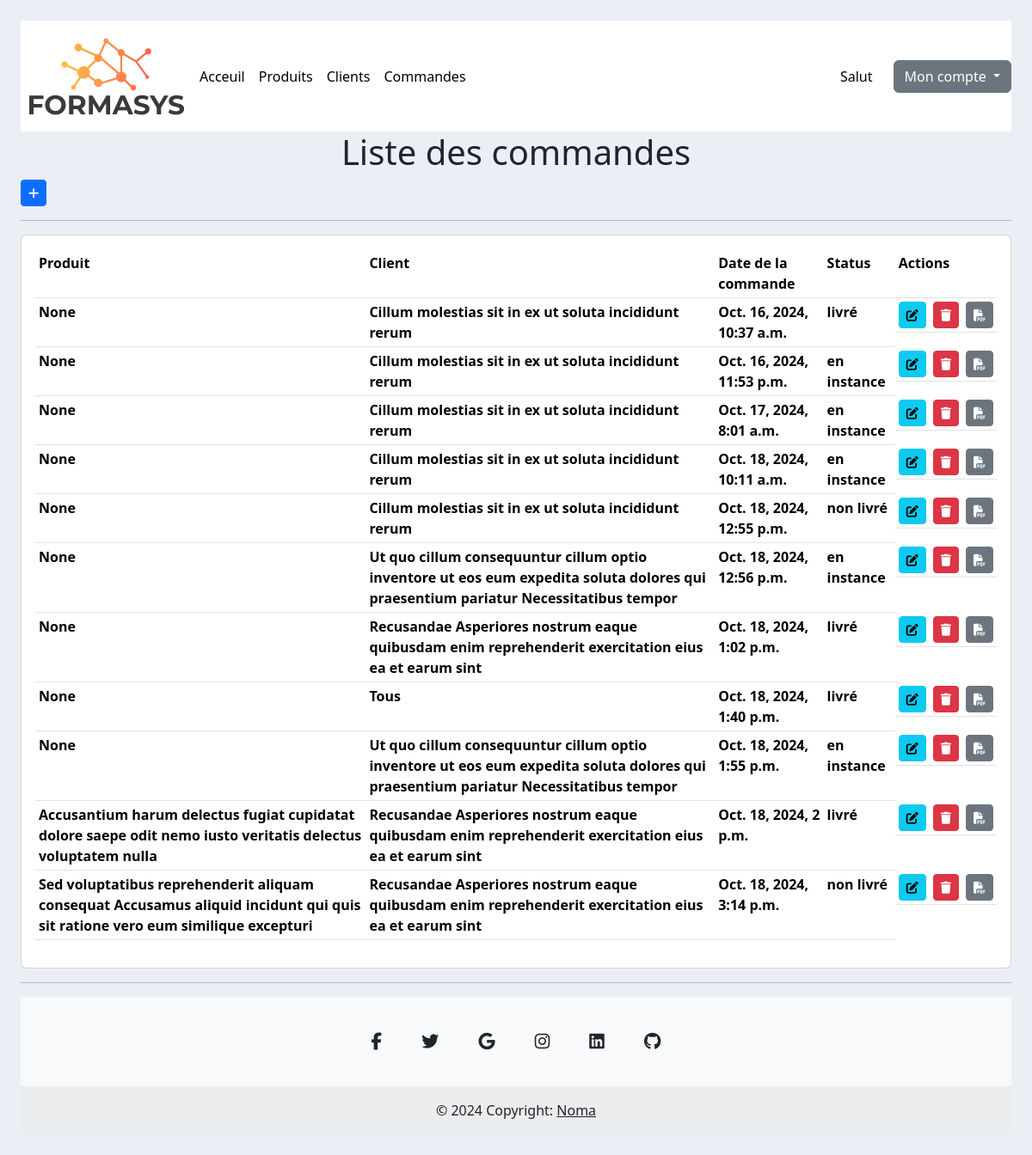
/commande/ (signed in), run on an earlier commit of the app's database.
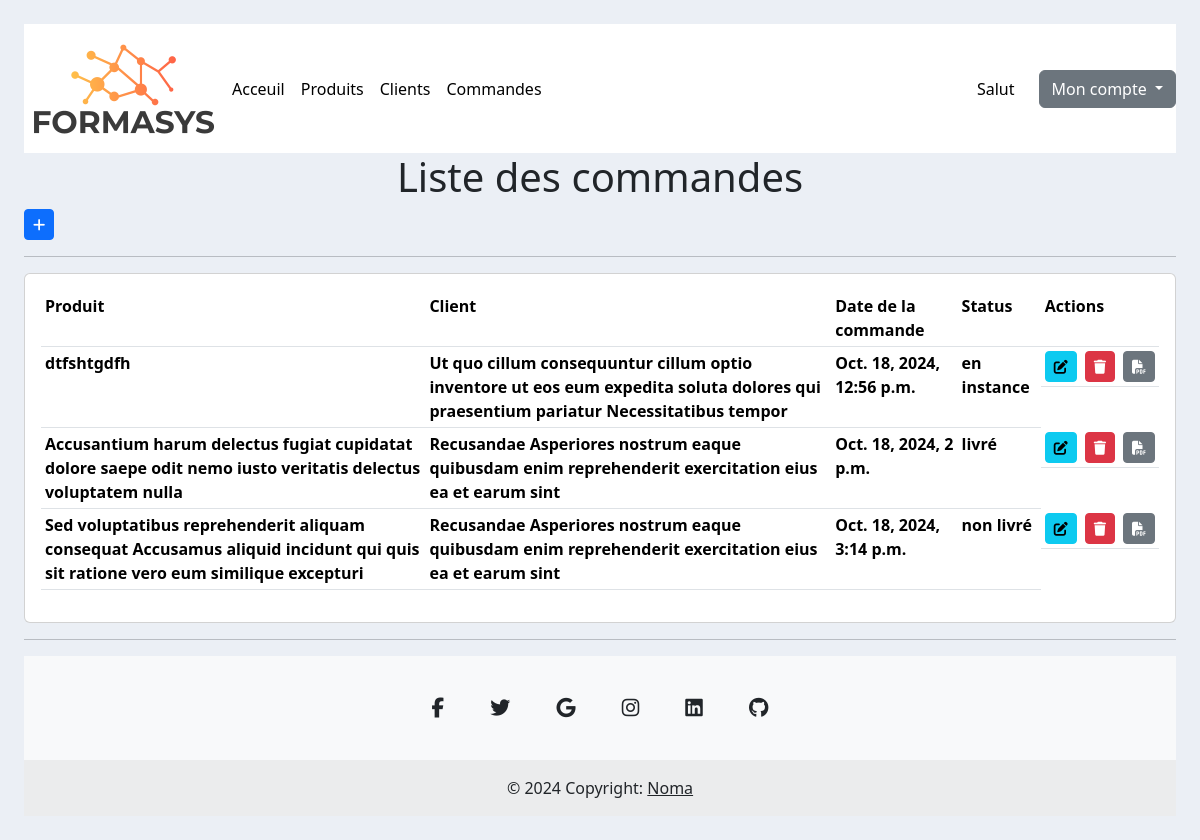
And on a later commit of the database.
### commande/models.py (models this page shows, shortened)
class Commande(models.Model):
    nom = models.CharField(max_length=200, blank=False, null=False)
    telephone = models.CharField(max_length=200, blank=False, null=False)  # Fixed typo in 'max_length'
    STATUS_CHOICES = [
        ('en instance', 'En instance'),
        ('non livré', 'Non livré'),
        ('livré', 'Livré'),
    ]
    client = models.ForeignKey(Client, null=True, on_delete=models.SET_NULL)
    produit = models.ForeignKey(Produit, null=True, on_delete=models.SET_NULL)
    quantite = models.IntegerField(default=1)
    status = models.CharField(max_length=200, choices=STATUS_CHOICES, default='en instance')
    date_creation = models.DateTimeField(auto_now_add=True)

### client/models.py (models this page shows)
class Client(models.Model):
    nom = models.CharField(max_length=200, blank=False, null=False)
    telephone = models.CharField(max_length=200, blank=False, null=False)  # Fixed typo in 'max_length'
    date_creation = models.DateTimeField(auto_now_add=True)
    def __str__(self):
        return f"{self.nom}"

### produit/models.py (models this page shows)
class Produit(models.Model):
    category_choices = [
        ('alimentaire', 'Alimentaire'),
        ('electronique', 'Electronique'),
        ('vetement', 'Vetement'),
        ('mobilier', 'Mobilier'),
        ('divers', 'Divers'),
    ]
    nom = models.CharField(max_length=200, blank=False, null=False)
    prix = models.FloatField(blank=False, null=False)
    date_creation = models.DateTimeField(auto_now_add=True)
    categorie = models.CharField(max_length=200, choices=category_choices, default='alimentaire')
    tag = models.ManyToManyField(Tag)
    def __str__(self):
        return f" {self.nom}"

### commande/views.py (the view)
# urls.py: path('', views.list_commande, name='commande'),
@login_required(login_url='login')
def list_commande(request):
    commandes = Commande.objects.all()
    return render(request, 'commande/list.html', {'commandes': commandes})

### templates/commande/list.html (shortened to what this page needs)
{% extends 'main.html' %}
{% block content %}
<h1 class="text-center">Liste des commandes</h1>
<div class="row">
	<div class="col-md">
        			<a class="btn btn-primary  btn-sm btn-block" href="{% url 'ajouter_commande' %}"><i class="fa-solid fa-plus"></i></a>
		<hr>
		<div class="card card-body">
			<table class="table table-sm">
				<tr>
					<th>Produit</th>
					<th>Client</th>
					<th>Date de la commande</th>
					<th>Status</th>
					<th>Actions</th>
				</tr>
					{% for commande in commandes  %}
				<tr>
				<th>{{commande.produit}}</th>
				<th>{{commande.client}}</th>
				<th>{{commande.date_creation}}</th>
				<th>{{commande.status}}</th>
				<th class="d-flex justify-content-around gap-2"><a class="btn btn-sm btn-info" href="{% url 'editer_commande' commande.id %}"><i class="fas fa-edit"></i></a>
				<a class="btn btn-sm btn-danger" href="{% url 'supprimer_commande' commande.id %}"><i class="fas fa-trash"></i></a>
               <a class="btn btn-sm btn-secondary" href="{% url 'recevoir_commande' commande.id %}"><i class="fa-solid fa-file-pdf"></i></a> </th>
				</tr>
				{% endfor  %}
			</table>
		</div>
	</div>
</div>
{% endblock content%}

### templates/main.html (shortened to what this page needs)
<!DOCTYPE html>
{% load static %}
<html lang="fr">
<head>
	<link rel="stylesheet" href="https://use.fontawesome.com/releases/v5.6.1/css/all.css">
    <link href="https://cdn.jsdelivr.net/npm/bootstrap@5.3.3/dist/css/bootstrap.min.css" rel="stylesheet">
    <link rel="stylesheet" type="text/css" href="{% static 'css/main.css'%}">
  <link rel="stylesheet" href="https://cdnjs.cloudflare.com/ajax/libs/font-awesome/6.5.2/css/all.min.css" />
</head>
<body class=" p-4">
{% if user.is_authenticated %}
    {% include 'base/navbar.html' %}
{% endif %}
{% block content %}
{% endblock content%}
<hr>
<footer class="text-center bg-body-tertiary">
  <div class="container pt-4">
    <section class="mb-4">
      <a
        data-mdb-ripple-init
        class="btn btn-link btn-floating btn-lg text-body m-1"
        href="#!"
        role="button"
        data-mdb-ripple-color="dark"
        ><i class="fab fa-facebook-f"></i
      ></a>
      <a
        data-mdb-ripple-init
        class="btn btn-link btn-floating btn-lg text-body m-1"
        href="#!"
        role="button"
        data-mdb-ripple-color="dark"
        ><i class="fab fa-twitter"></i
      ></a>
      <a
        data-mdb-ripple-init
        class="btn btn-link btn-floating btn-lg text-body m-1"
        href="#!"
        role="button"
        data-mdb-ripple-color="dark"
        ><i class="fab fa-google"></i
      ></a>
      <a
        data-mdb-ripple-init
        class="btn btn-link btn-floating btn-lg text-body m-1"
        href="#!"
        role="button"
        data-mdb-ripple-color="dark"
        ><i class="fab fa-instagram"></i
      ></a>
      <a
        data-mdb-ripple-init
        class="btn btn-link btn-floating btn-lg text-body m-1"
        href="#!"
        role="button"
        data-mdb-ripple-color="dark"
        ><i class="fab fa-linkedin"></i
      ></a>
      <a
        data-mdb-ripple-init
        class="btn btn-link btn-floating btn-lg text-body m-1"
        href="#!"
        role="button"
        data-mdb-ripple-color="dark"
        ><i class="fab fa-github"></i
      ></a>
    </section>
  </div>
  <div class="text-center p-3" style="background-color: rgba(0, 0, 0, 0.05);">
    © 2024 Copyright:
    <a class="text-body" href="https://mdbootstrap.com/">Noma</a>
  </div>
</footer>
</body>
</html>

### templates/base/navbar.html (shortened to what this page needs)
{% load static %}
<nav class="navbar navbar-expand-lg navbar-dark bg-white">
  <img src="{% static 'images/logo.png' %}">
  <div class="collapse navbar-collapse text-black" id="navbarNav">
    <ul class="navbar-nav">
      <li class="nav-item active">
        <a class="nav-link text-black" href="{% url 'acceuil' %}">Acceuil</a>
      </li>
        <li class="nav-item">
        <a class="nav-link text-black" href="{% url 'list_produit' %}">Produits</a>
      </li>
      <li class="nav-item">
        <a class="nav-link text-black" href="{% url 'list_client' %}">Clients</a>
      </li>
      <li class="nav-item">
        <a class="nav-link text-black" href="{% url 'commande' %}">Commandes</a>
      </li>
    </ul>
  </div>
  <span class="p-4 text-black">Salut {{request.user.first_name}} {{request.user.last_name}}</span>
<div class="dropdown">
  <a class="btn btn-secondary dropdown-toggle" href="#" role="button" data-bs-toggle="dropdown" aria-expanded="false">
Mon compte
  </a>
</div>
</nav>

### templates/static/css/main.css (style rules this page uses)
body { background-color: #ebeff5; }

What changed in the data, as far as the page shows it:
removed Commande: produit "None", client "Cillum molestias sit in ex ut soluta incididunt rerum", date_creation "Oct. 16, 2024, 10:37 a.m.", status "livré"
removed Commande: produit "None", client "Cillum molestias sit in ex ut soluta incididunt rerum", date_creation "Oct. 16, 2024, 11:53 p.m.", status "en instance"
removed Commande: produit "None", client "Cillum molestias sit in ex ut soluta incididunt rerum", date_creation "Oct. 17, 2024, 8:01 a.m.", status "en instance"
removed Commande: produit "None", client "Cillum molestias sit in ex ut soluta incididunt rerum", date_creation "Oct. 18, 2024, 10:11 a.m.", status "en instance"
removed Commande: produit "None", client "Cillum molestias sit in ex ut soluta incididunt rerum", date_creation "Oct. 18, 2024, 12:55 p.m.", status "non livré"
removed Commande: produit "None", client "Recusandae Asperiores nostrum eaque quibusdam enim reprehenderit exercitation eius ea et earum sint", date_creation "Oct. 18, 2024, 1:02 p.m.", status "livré"
removed Commande: produit "None", client "Tous", date_creation "Oct. 18, 2024, 1:40 p.m.", status "livré"
removed Commande: produit "None", client "Ut quo cillum consequuntur cillum optio inventore ut eos eum expedita soluta dolores qui praesentium pariatur Necessitatibus tempor", date_creation "Oct. 18, 2024, 1:55 p.m.", status "en instance"
changed Commande "en instance": produit "None" → "dtfshtgdfh"
